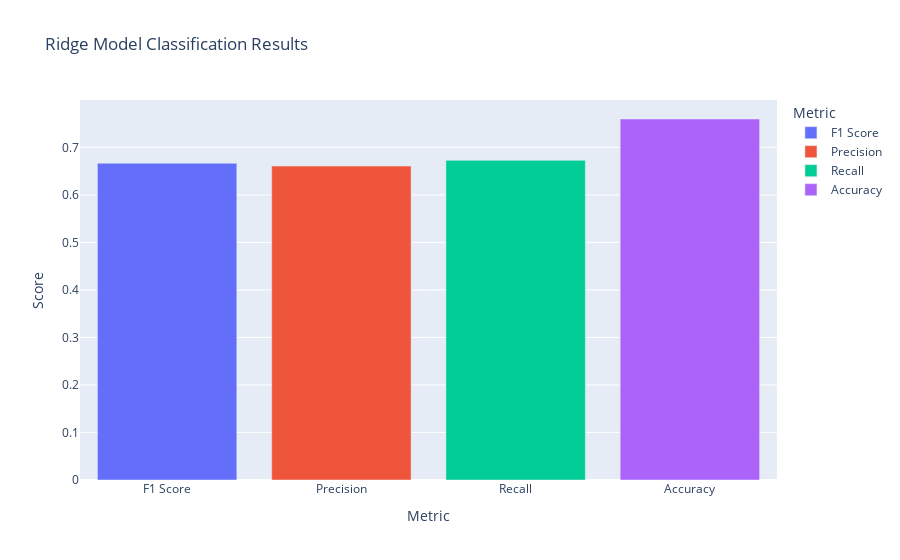

Notebook cell for this chart:
### Code cell
f1 = f1_score(y_test, y_pred)
precision = precision_score(y_test, y_pred)
recall = recall_score(y_test, y_pred)
accuracy = accuracy_score(y_test, y_pred)

# Metrik değerlerini bir liste içinde sakla
scores = [f1, precision, recall, accuracy]
labels = ['F1 Score', 'Precision', 'Recall', 'Accuracy']

# Verileri bir DataFrame'e dönüştür
data = {'Metric': labels, 'Score': scores}
df = pd.DataFrame(data)

# Çubuk grafik kullanarak sonuçları görselleştir
fig = px.bar(df, x='Metric', y='Score', color='Metric', title='Ridge Model Classification Results')
fig.show()

### Figure 1 — Plotly figure (JSON) as saved in the notebook; plotly's stock layout.template omitted (floating-point values rounded to 4 significant figures)
{"data": [{"alignmentgroup": "True", "hovertemplate": "Metric=%{x}<br>Score=%{y}<extra></extra>", "legendgroup": "F1 Score", "marker": {"color": "#636efa", "pattern": {"shape": ""}}, "name": "F1 Score", "offsetgroup": "F1 Score", "orientation": "v", "showlegend": true, "textposition": "auto", "type": "bar", "x": ["F1 Score"], "xaxis": "x", "y": [0.6667], "yaxis": "y"}, {"alignmentgroup": "True", "hovertemplate": "Metric=%{x}<br>Score=%{y}<extra></extra>", "legendgroup": "Precision", "marker": {"color": "#EF553B", "pattern": {"shape": ""}}, "name": "Precision", "offsetgroup": "Precision", "orientation": "v", "showlegend": true, "textposition": "auto", "type": "bar", "x": ["Precision"], "xaxis": "x", "y": [0.6607], "yaxis": "y"}, {"alignmentgroup": "True", "hovertemplate": "Metric=%{x}<br>Score=%{y}<extra></extra>", "legendgroup": "Recall", "marker": {"color": "#00cc96", "pattern": {"shape": ""}}, "name": "Recall", "offsetgroup": "Recall", "orientation": "v", "showlegend": true, "textposition": "auto", "type": "bar", "x": ["Recall"], "xaxis": "x", "y": [0.6727], "yaxis": "y"}, {"alignmentgroup": "True", "hovertemplate": "Metric=%{x}<br>Score=%{y}<extra></extra>", "legendgroup": "Accuracy", "marker": {"color": "#ab63fa", "pattern": {"shape": ""}}, "name": "Accuracy", "offsetgroup": "Accuracy", "orientation": "v", "showlegend": true, "textposition": "auto", "type": "bar", "x": ["Accuracy"], "xaxis": "x", "y": [0.7597], "yaxis": "y"}], "layout": {"barmode": "relative", "legend": {"title": {"text": "Metric"}, "tracegroupgap": 0}, "title": {"text": "Ridge Model Classification Results"}, "xaxis": {"anchor": "y", "categoryarray": ["F1 Score", "Precision", "Recall", "Accuracy"], "categoryorder": "array", "domain": [0, 1], "title": {"text": "Metric"}}, "yaxis": {"anchor": "x", "domain": [0, 1], "title": {"text": "Score"}}}}
